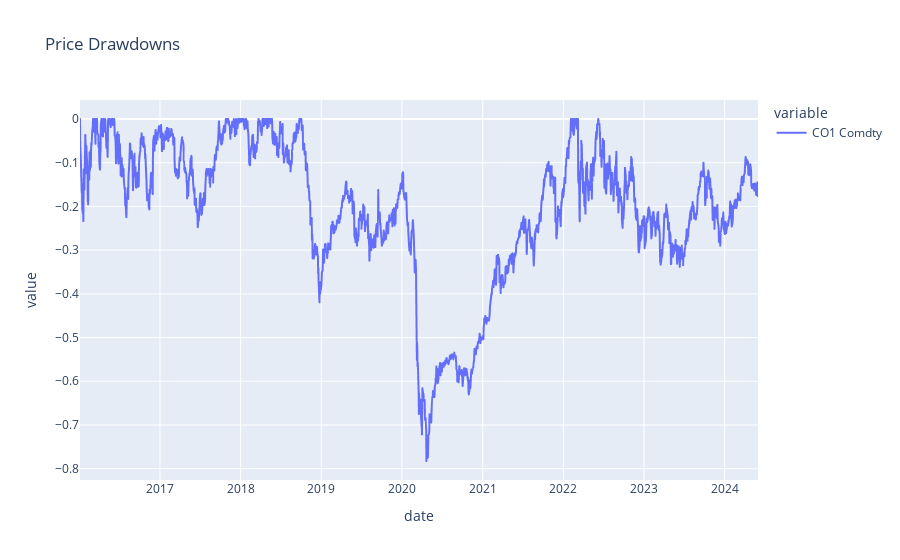

Notebook code cell kept with this figure:
### Code cell
cum = (1 + rets.dropna()).cumprod()
drawdown = cum / cum.cummax() - 1
drawdown.plot(title='Price Drawdowns')

### Figure 1 — Plotly figure (JSON) as saved in the notebook; plotly's stock layout.template omitted (floating-point values rounded to 4 significant figures; data arrays with more than 128 entries replaced by an {"elided": "..."} marker saying what was removed)
{"data": [{"hovertemplate": "variable=CO1 Comdty<br>date=%{x}<br>value=%{y}<extra></extra>", "legendgroup": "CO1 Comdty", "line": {"color": "#636efa", "dash": "solid"}, "marker": {"symbol": "circle"}, "mode": "lines", "name": "CO1 Comdty", "showlegend": true, "type": "scattergl", "x": {"elided": "2173 str values"}, "xaxis": "x", "y": {"elided": "2173 float values"}, "yaxis": "y"}], "layout": {"legend": {"title": {"text": "variable"}, "tracegroupgap": 0}, "title": {"text": "Price Drawdowns"}, "xaxis": {"anchor": "y", "domain": [0, 1], "title": {"text": "date"}}, "yaxis": {"anchor": "x", "domain": [0, 1], "title": {"text": "value"}}}}
